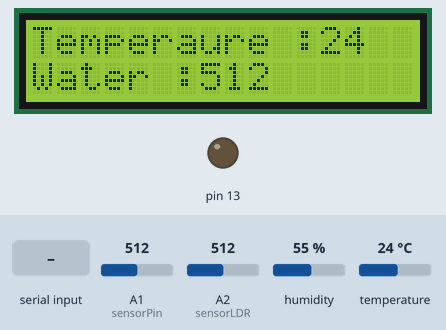
The sketch below on a simulated Arduino Uno, built with avr-gcc and run on an emulated ATmega328P. Shown: 16×2 character LCD, output pins drawn as LEDs (lit = HIGH). The inputs (shaded band) are chosen by the test bench; at power-on: temperature 24 °C, A1 (sensorPin) = 512, A2 (sensorLDR) = 512, humidity 55 %. What the sketch prints to the serial monitor is not drawn.

Above: at 8.7 s.
8.8 s: "n" received over Serial
At 11.8 s:
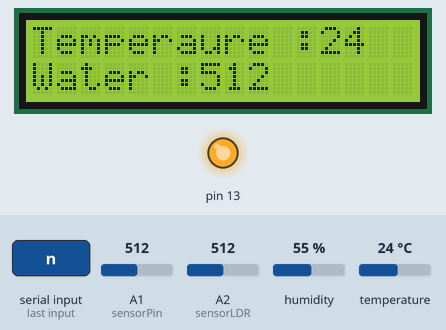
12.1 s: temperature set to 12 °C
At 14.9 s:
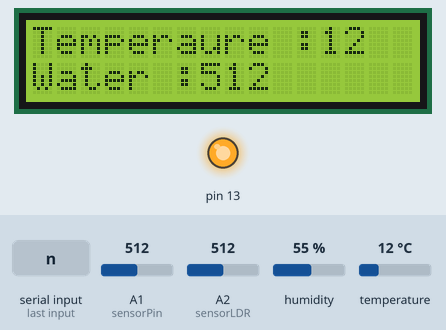
15.2 s: A1 (sensorPin) set to 716
At 17.7 s:
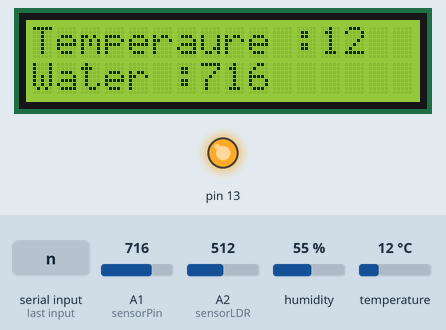
18.2 s: temperature set to 19 °C
At 20.6 s:
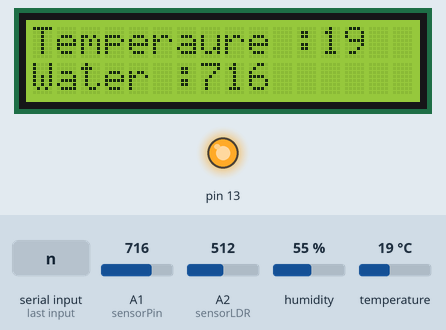
21.3 s: A1 (sensorPin) set to 992
At 23.5 s:
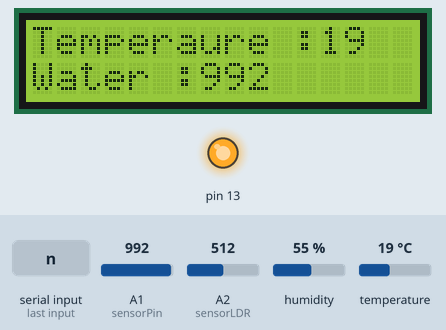
24.3 s: "f" received over Serial
At 26.4 s:
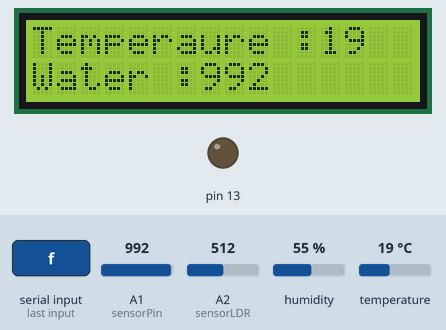
Timing chart, 0 to 27.9 s (numbered marks = the images above; inputs shaded):
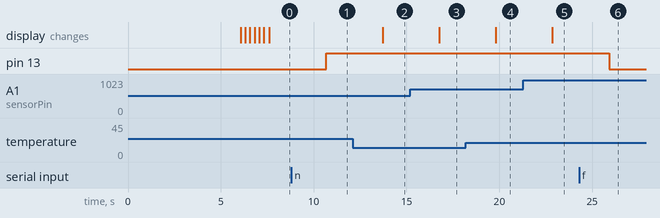

Measured:
- after the input at 8.8 s, pin 13: LOW → HIGH after 1.9 s
- after the input at 12.1 s, the display: changes after 1.6 s (image 2)
- after the input at 15.2 s, the display: changes after 1.6 s (image 3)
- after the input at 18.2 s, the display: changes after 1.6 s (image 4)
- after the input at 21.3 s, the display: changes after 1.6 s (image 5)
- after the input at 24.3 s, pin 13: HIGH → LOW after 1.6 s

The sketch:

arduinoUNOrev3.ino
```cpp
// DH11 tempreture and Humidity sensor
#include <dht.h> // dht.t library

/*-----( Import needed libraries )-----*/
#include <Wire.h>  // Comes with Arduino IDE
// I2C Display for I2C bus and LCD Display
#include <LiquidCrystal_I2C.h>


#define dht_apin A0 // Analog Pin sensor is connected to


// import for Power Line
char blueToothVal ;           //value sent over via bluetooth
char lastValue = 48;

// Water Level Sensor
const int sensorPin= 1; //sensor pin connected to analog pin A0
int liquid_level;


int sensorLDR = A2; // select the input pin for ldr
int sensorValue = 0; // variable to store the value coming from the sensor

dht DHT;


LiquidCrystal_I2C lcd(0x27, 2, 1, 0, 4, 5, 6, 7, 3, POSITIVE);  // Set the LCD I2C address


void setup(){

  Serial.begin(9600);
  pinMode(13,OUTPUT);
  pinMode(sensorPin, INPUT);//the liquid level sensor will be an input to the arduino
  delay(6000);//Delay to let system boot


  lcd.begin(16,2);   // initialize the lcd for 16 chars 2 lines, turn on backlight

// ------- Quick 3 blinks of backlight  -------------
  for(int i = 0; i< 3; i++)
  {
    lcd.backlight();
    delay(250);
    lcd.noBacklight();
    delay(250);
  }
  lcd.backlight(); // finish with backlight on


}//end "setup()"

void loop(){

//LDR Sensor

sensorValue = analogRead(sensorLDR); // read the value from the sensor

Serial.println(sensorValue); //prints the values coming from the sensor on the screen


// water level sensor
  liquid_level= analogRead(sensorPin); //arduino reads the value from the liquid level sensor

  Serial.println(liquid_level);//prints out liquid level sensor reading

  lcd.setCursor(0,1); //Start at character 4 on line 0
  lcd.print("Water :");
  lcd.print((float)liquid_level, 0);


// Water level sensor end


    //Start of Program

    DHT.read11(dht_apin);


    Serial.println(DHT.humidity);

    Serial.println(DHT.temperature);

    lcd.setCursor(0,0); //Start at character 4 on line 0
    lcd.print("Temperaure :");
    lcd.print((float)DHT.temperature, 0);


  //Fastest should be once every two seconds.


Serial.println (lastValue);
    blueToothVal=Serial.read(); //read it

  if (blueToothVal=='n')
  {//if value from bluetooth serial is n
    digitalWrite(13,HIGH);            //switch on LED
    if (lastValue!='n')
      Serial.println(lastValue); //print LED is on
    lastValue=blueToothVal;
  }
  else if (blueToothVal=='f')
  {//if value from bluetooth serial is n
    digitalWrite(13,LOW);             //turn off LED
    if (lastValue!='f')
      Serial.println(lastValue); //print LED is on
    lastValue=blueToothVal;
  }

delay(3000);//Wait 5 seconds before accessing sensor again.


}// end loop()
```
